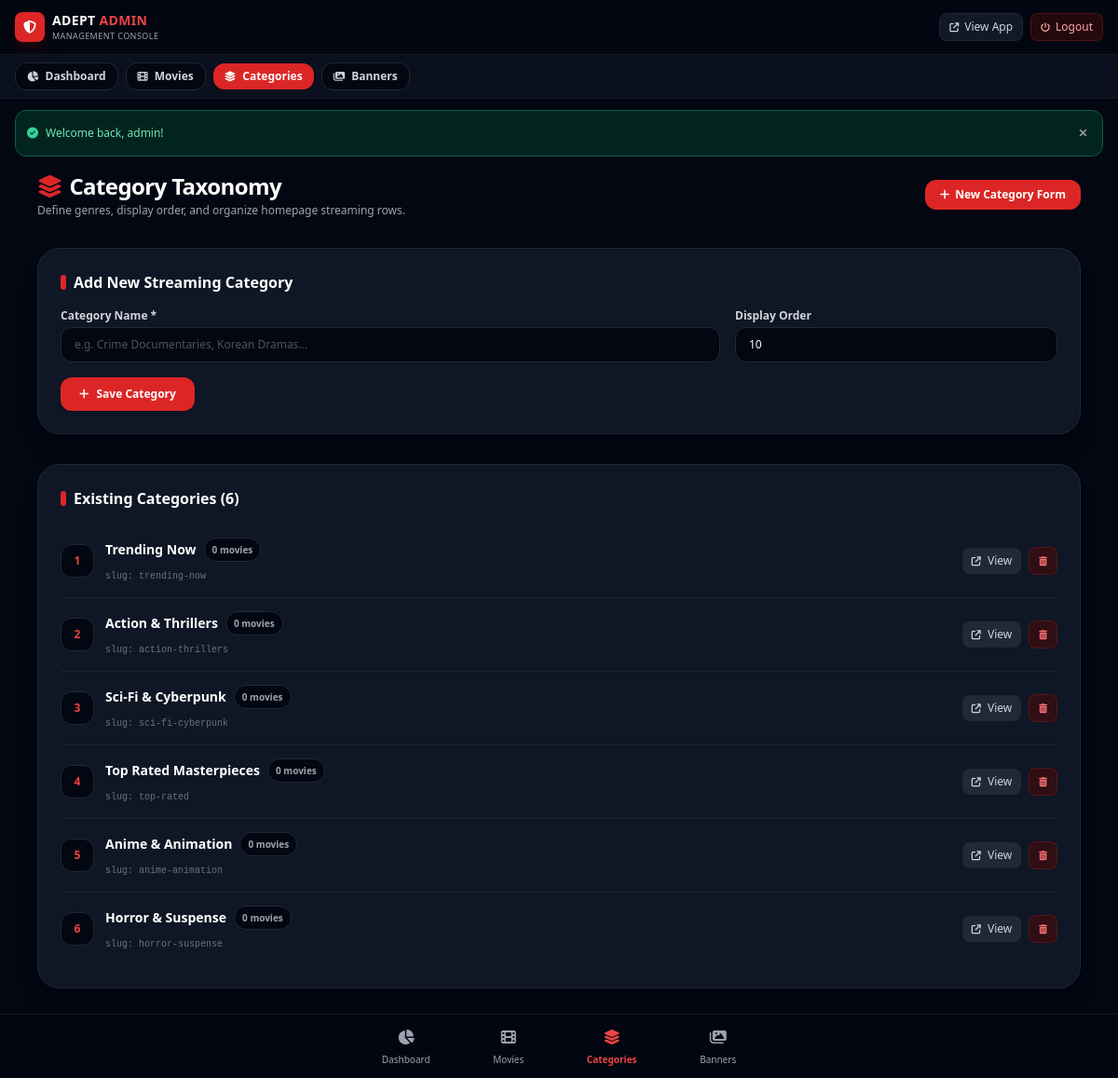
Screenshot of /admin/categories.php (signed in) with the database file from the repository.
### tables this page shows
CREATE TABLE IF NOT EXISTS `categories` (
  `id` INT AUTO_INCREMENT PRIMARY KEY,
  `name` VARCHAR(100) NOT NULL,
  `slug` VARCHAR(100) NOT NULL,
  `display_order` INT DEFAULT 0,
  `created_at` DATETIME DEFAULT CURRENT_TIMESTAMP
);

### common/config.php (called while the page is built, shortened)
<?php
function getFlash() {
    if (isset($_SESSION['flash'])) {
        $flash = $_SESSION['flash'];
        return $flash;
    }
    return null;
}

### admin/categories.php (the view, shortened to what this page needs)
<?php
require_once __DIR__ . '/common/header.php';
$stmtCats = $pdo->query("
    SELECT c.*, COUNT(m.id) AS total_movies
    FROM categories c
    LEFT JOIN movies m ON c.id = m.category_id
    GROUP BY c.id
    ORDER BY c.display_order ASC, c.id ASC
");
$categories = $stmtCats->fetchAll();
?>
<div class="space-y-8">
    <div class="flex flex-col sm:flex-row sm:items-center justify-between gap-3">
        <div>
            <h1 class="text-xl sm:text-2xl font-black text-white tracking-tight flex items-center gap-2">
                <i class="fa-solid fa-layer-group text-red-600"></i> Category Taxonomy
            </h1>
            <p class="text-xs text-gray-400 mt-0.5">Define genres, display order, and organize homepage streaming rows.</p>
        </div>
        <a href="#add" class="inline-flex items-center gap-1.5 px-4 py-2 bg-red-600 hover:bg-red-700 active:scale-95 text-white text-xs font-bold rounded-xl transition shadow">
            <i class="fa-solid fa-plus text-xs"></i> New Category Form
        </a>
    </div>
    <div id="add" class="bg-gray-900/90 border border-gray-800 rounded-3xl p-5 sm:p-6 shadow-xl">
        <h2 class="text-base font-bold text-white mb-4 flex items-center gap-2">
            <span class="w-1.5 h-4 bg-red-600 rounded-full"></span>
            Add New Streaming Category
        </h2>
        <form method="POST" action="categories.php" class="grid grid-cols-1 sm:grid-cols-3 gap-4 items-end">
            <div class="sm:col-span-2">
                <label class="block text-xs font-semibold text-gray-300 mb-1">Category Name *</label>
                <input
                    type="text"
                    name="name"
                    required
                    placeholder="e.g. Crime Documentaries, Korean Dramas..."
                    class="w-full px-3.5 py-2.5 bg-gray-950 border border-gray-800 rounded-xl text-white text-xs placeholder-gray-600 focus:outline-none focus:border-red-500 transition"
                >
            </div>
            <div>
                <label class="block text-xs font-semibold text-gray-300 mb-1">Display Order</label>
                <input
                    type="number"
                    name="display_order"
                    value="10"
                    min="0"
                    class="w-full px-3.5 py-2.5 bg-gray-950 border border-gray-800 rounded-xl text-white text-xs focus:outline-none focus:border-red-500 transition"
                >
            </div>
            <div class="sm:col-span-3">
                <button type="submit" class="px-5 py-2.5 bg-red-600 hover:bg-red-700 active:scale-95 text-white text-xs font-bold rounded-xl transition shadow flex items-center gap-2">
                    <i class="fa-solid fa-plus text-xs"></i> Save Category
                </button>
            </div>
        </form>
    </div>
    <div class="bg-gray-900/90 border border-gray-800 rounded-3xl p-5 sm:p-6 shadow-xl space-y-4">
        <h2 class="text-base font-bold text-white flex items-center gap-2">
            <span class="w-1.5 h-4 bg-red-600 rounded-full"></span>
            Existing Categories (<?= count($categories) ?>)
        </h2>
        <div class="divide-y divide-gray-800/80">
            <?php foreach ($categories as $cat): ?>
                <div class="py-3.5 flex flex-col sm:flex-row sm:items-center justify-between gap-3">
                    <div class="flex items-center gap-3">
                        <div class="w-9 h-9 rounded-xl bg-gray-950 border border-gray-800 text-red-500 flex items-center justify-center font-bold text-xs shrink-0">
                            <?= (int)$cat['display_order'] ?>
                        </div>
                        <div>
                            <h3 class="text-sm font-bold text-white flex items-center gap-2">
                                <?= htmlspecialchars($cat['name']) ?>
                                <span class="px-2 py-0.5 rounded-full bg-gray-950 text-gray-400 text-[10px] font-semibold border border-gray-800">
                                    <?= $cat['total_movies'] ?> movie<?= $cat['total_movies'] === 1 ? '' : 's' ?>
                                </span>
                            </h3>
                            <span class="text-[10px] text-gray-500 font-mono">slug: <?= htmlspecialchars($cat['slug']) ?></span>
                        </div>
                    </div>
                    <div class="flex items-center gap-2 self-end sm:self-center">
                        <a href="../categories_page.php?category_id=<?= (int)$cat['id'] ?>" target="_blank" class="px-2.5 py-1.5 rounded-lg bg-gray-800 hover:bg-gray-700 text-gray-300 text-xs font-medium transition" title="View Category in App">
                            <i class="fa-solid fa-arrow-up-right-from-square text-[10px] mr-1"></i> View
                        </a>
                        <form method="POST" action="categories.php" onsubmit="return confirm('Delete category \'<?= htmlspecialchars(addslashes($cat['name'])) ?>\'?');" class="inline">
                            <button type="submit" class="px-2.5 py-1.5 rounded-lg bg-red-950/60 hover:bg-red-900 border border-red-900/50 text-red-400 text-xs font-medium transition" title="Delete">
                                <i class="fa-solid fa-trash-can text-[10px]"></i>
                            </button>
                        </form>
                    </div>
                </div>
            <?php endforeach; ?>
        </div>
    </div>
</div>
<?php
require_once __DIR__ . '/common/bottom.php';
?>

### admin/common/header.php (shortened to what this page needs)
<?php
require_once __DIR__ . '/../../common/config.php';
$adminPage = basename($_SERVER['PHP_SELF']);
?>
<!DOCTYPE html>
<html lang="en">
<head>
    <script src="https://cdn.tailwindcss.com"></script>
    <link rel="stylesheet" href="https://cdnjs.cloudflare.com/ajax/libs/font-awesome/6.5.1/css/all.min.css">
</head>
<body class="bg-gray-950 text-white min-h-screen flex flex-col antialiased pb-20">
    <header class="sticky top-0 z-40 bg-gray-950/95 backdrop-blur-md border-b border-gray-900 px-4 py-3 flex items-center justify-between">
        <div class="flex items-center gap-3">
            <a href="index.php" class="flex items-center gap-2">
                <div class="w-8 h-8 rounded-lg bg-red-600 flex items-center justify-center shadow-lg shadow-red-950/60">
                    <i class="fa-solid fa-shield-halved text-white text-sm"></i>
                </div>
                <div class="flex flex-col">
                    <span class="font-black text-sm tracking-wide text-white font-sans uppercase">
                        ADEPT <span class="text-red-500">ADMIN</span>
                    </span>
                    <span class="text-[9px] text-gray-400 uppercase tracking-wider">Management Console</span>
                </div>
            </a>
        </div>
        <div class="flex items-center gap-2">
            <a href="../index.php" class="px-2.5 py-1.5 rounded-lg bg-gray-900 hover:bg-gray-800 text-gray-300 hover:text-white text-xs font-medium border border-gray-800 transition flex items-center gap-1.5" title="Preview Live App">
                <i class="fa-solid fa-arrow-up-right-from-square text-[10px]"></i>
                <span class="hidden sm:inline">View App</span>
            </a>
            <a href="../profile.php?action=logout" class="px-2.5 py-1.5 rounded-lg bg-red-950/50 hover:bg-red-900/60 text-red-300 text-xs font-medium border border-red-900/50 transition flex items-center gap-1.5" title="Logout">
                <i class="fa-solid fa-power-off text-[10px]"></i>
                <span class="hidden sm:inline">Logout</span>
            </a>
        </div>
    </header>
    <div class="bg-gray-900/60 border-b border-gray-900 px-4 py-2 sticky top-[57px] z-30 backdrop-blur-md overflow-x-auto no-scrollbar flex items-center gap-2">
        <a href="index.php" class="shrink-0 px-3 py-1.5 rounded-xl text-xs font-semibold transition <?= ($adminPage === 'index.php') ? 'bg-red-600 text-white shadow' : 'bg-gray-950 text-gray-300 hover:bg-gray-800 border border-gray-800' ?>">
            <i class="fa-solid fa-chart-pie mr-1 text-[11px]"></i> Dashboard
        </a>
        <a href="movies.php" class="shrink-0 px-3 py-1.5 rounded-xl text-xs font-semibold transition <?= ($adminPage === 'movies.php' || $adminPage === 'manage_movie.php') ? 'bg-red-600 text-white shadow' : 'bg-gray-950 text-gray-300 hover:bg-gray-800 border border-gray-800' ?>">
            <i class="fa-solid fa-film mr-1 text-[11px]"></i> Movies
        </a>
        <a href="categories.php" class="shrink-0 px-3 py-1.5 rounded-xl text-xs font-semibold transition <?= ($adminPage === 'categories.php') ? 'bg-red-600 text-white shadow' : 'bg-gray-950 text-gray-300 hover:bg-gray-800 border border-gray-800' ?>">
            <i class="fa-solid fa-layer-group mr-1 text-[11px]"></i> Categories
        </a>
        <a href="banners.php" class="shrink-0 px-3 py-1.5 rounded-xl text-xs font-semibold transition <?= ($adminPage === 'banners.php') ? 'bg-red-600 text-white shadow' : 'bg-gray-950 text-gray-300 hover:bg-gray-800 border border-gray-800' ?>">
            <i class="fa-solid fa-images mr-1 text-[11px]"></i> Banners
        </a>
    </div>
    <?php $flash = getFlash(); if ($flash): ?>
        <div class="mx-4 mt-3 p-3 rounded-xl text-xs flex items-center justify-between border <?= ($flash['type'] === 'success') ? 'bg-emerald-950/80 border-emerald-800 text-emerald-300' : 'bg-red-950/80 border-red-800 text-red-300' ?>">
            <div class="flex items-center gap-2">
                <i class="fa-solid <?= ($flash['type'] === 'success') ? 'fa-circle-check text-emerald-400' : 'fa-circle-exclamation text-red-400' ?>"></i>
                <span><?= htmlspecialchars($flash['message']) ?></span>
            </div>
            <button onclick="this.parentElement.remove()" class="text-gray-400 hover:text-white p-1">
                <i class="fa-solid fa-xmark"></i>
            </button>
        </div>
    <?php endif; ?>
    <main class="flex-1 w-full max-w-6xl mx-auto p-4">

### admin/common/bottom.php (shortened to what this page needs)
<?php
$currAdmin = basename($_SERVER['PHP_SELF']);
?>
    </main>
    <nav class="fixed bottom-0 left-0 right-0 z-50 bg-gray-950/95 backdrop-blur-lg border-t border-gray-900 px-3 py-2">
        <div class="max-w-md mx-auto flex items-center justify-around text-xs">
            <a href="index.php" class="flex flex-col items-center py-1 px-3 <?= ($currAdmin === 'index.php') ? 'text-red-500 font-bold' : 'text-gray-400 hover:text-white' ?>">
                <i class="fa-solid fa-chart-pie text-base"></i>
                <span class="text-[10px] mt-1">Dashboard</span>
            </a>
            <a href="movies.php" class="flex flex-col items-center py-1 px-3 <?= ($currAdmin === 'movies.php' || $currAdmin === 'manage_movie.php') ? 'text-red-500 font-bold' : 'text-gray-400 hover:text-white' ?>">
                <i class="fa-solid fa-film text-base"></i>
                <span class="text-[10px] mt-1">Movies</span>
            </a>
            <a href="categories.php" class="flex flex-col items-center py-1 px-3 <?= ($currAdmin === 'categories.php') ? 'text-red-500 font-bold' : 'text-gray-400 hover:text-white' ?>">
                <i class="fa-solid fa-layer-group text-base"></i>
                <span class="text-[10px] mt-1">Categories</span>
            </a>
            <a href="banners.php" class="flex flex-col items-center py-1 px-3 <?= ($currAdmin === 'banners.php') ? 'text-red-500 font-bold' : 'text-gray-400 hover:text-white' ?>">
                <i class="fa-solid fa-images text-base"></i>
                <span class="text-[10px] mt-1">Banners</span>
            </a>
        </div>
    </nav>
</body>
</html>

### admin/common/header.php (style rules this page uses)
* { -webkit-tap-highlight-color: transparent; }
body { user-select: none; -webkit-user-select: none; }
input, textarea, select { user-select: text; -webkit-user-select: text; }
.no-scrollbar { -ms-overflow-style: none; scrollbar-width: none; }

### rows the page displays
categories: display_order "1", name "Trending Now", total_movies "0", slug "trending-now"
categories: display_order "2", name "Action & Thrillers", total_movies "0", slug "action-thrillers"
categories: display_order "3", name "Sci-Fi & Cyberpunk", total_movies "0", slug "sci-fi-cyberpunk"
categories: display_order "4", name "Top Rated Masterpieces", total_movies "0", slug "top-rated"
categories: display_order "5", name "Anime & Animation", total_movies "0", slug "anime-animation"
categories: display_order "6", name "Horror & Suspense", total_movies "0", slug "horror-suspense"

### other values shown
$flash['message'] "Welcome back, admin!"
count($categories) "6"
